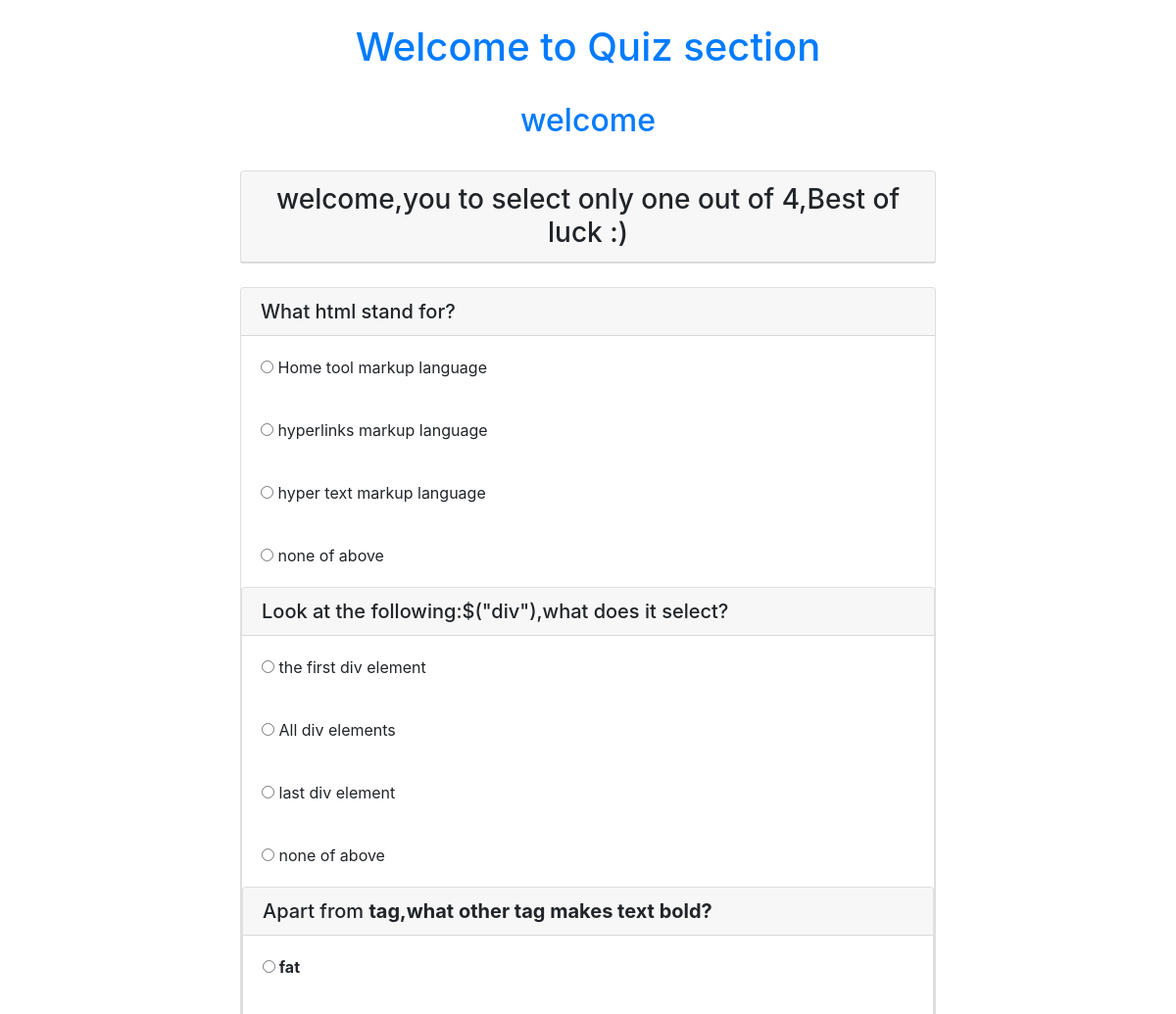
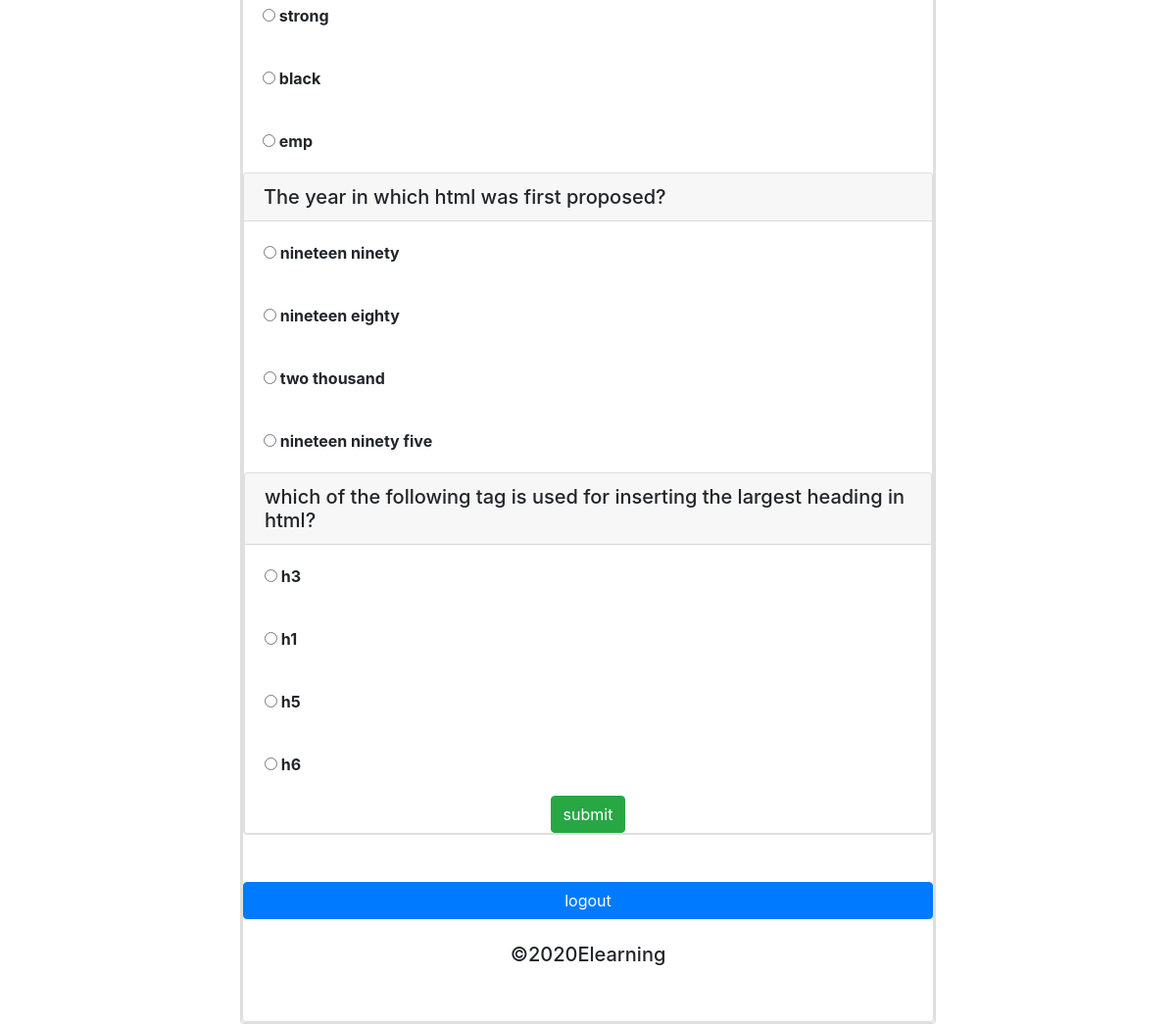
The app's page /quiz-1.php with its own data (2 pictures, top to bottom).
### tables this page shows
CREATE TABLE `questions` (
  `q_id` int(250) NOT NULL,
  `course_id` int(11) NOT NULL,
  `question` varchar(250) NOT NULL,
  `ans_id` int(250) NOT NULL
);

CREATE TABLE `answers` (
  `a_id` int(250) NOT NULL,
  `answer` varchar(250) NOT NULL,
  `ans_id` int(250) NOT NULL
);

### quiz-1.php (the view, shortened to what this page needs)
<!doctype html>
<html lang="en">
<head>
    <link rel="stylesheet" href="https://stackpath.bootstrapcdn.com/bootstrap/4.4.1/css/bootstrap.min.css"
>
</head>
<body>
    <div class="container">
        <br>
        <h1 class="text-center text-primary">Welcome to Quiz section</h1></br>
        <h2 class="text-center text-primary">welcome </h2><br>
        <div class="col-lg-8 m-auto d-block">
            <div class="card">
                <h3 class="text-center card-header">welcome,you to select only one out of 4,Best of luck :)</h3>
            </div><br>
            <form action="result-1.php" method="post">
                <?php
                for($i=1;$i<6;$i++)
                {
   $sql="SELECT * FROM `questions` WHERE q_id=$i";
   $query=mysqli_query($conn,$sql);
   while($rows=mysqli_fetch_array($query) ){
     ?>
                <div class="card">
                    <h5 class="card-header"><?php echo $rows['question']?> </h5>
                    <?php
    $sql="SELECT * FROM `answers` where ans_id=$i";
    $query=mysqli_query($conn,$sql);
    while($rows=mysqli_fetch_array($query) ){
     ?>
                    <div class="card-body">
                        <input type="radio" name="quizcheck[<?php echo $rows['ans_id'];?>]"
                            value="<?php echo $rows['a_id'];?>">
                        <?php echo $rows['answer'];?>
                    </div>
                    <?php
    }
  }
}
   ?>
                    <input type="submit" name="submit" value="submit" class="btn btn-success m-auto d-block">
            </form>
        </div>
    </div><br><br>
    <div>
        <a href="logout.php" class="btn btn-primary m-auto d-block">logout<a>
    </div><br>
    <div>
        <h5 class="text-center">©2020Elearning</h5>
    </div><br><br>
</body>
</html>

### records on screen
questions: question "What html stand for?"
answers: answer "Home tool markup language"
answers: answer "hyperlinks markup language"
answers: answer "hyper text markup language"
answers: answer "none of above"
questions: question "Look at the following:$(\"div\"),what does it select?"
answers: answer "the first div element"
answers: answer "All div elements"
answers: answer "last div element"
answers: answer "none of above"
questions: question "Apart from tag,what other tag makes text bold?"
answers: answer "fat"
answers: answer "strong"
answers: answer "black"
answers: answer "emp"
questions: question "The year in which html was first proposed?"
answers: answer "nineteen ninety"
answers: answer "nineteen eighty"
answers: answer "two thousand"
answers: answer "nineteen ninety five"
questions: question "which of the following tag is used for inserting the largest heading in html?"
answers: answer "h3"
answers: answer "h1"
answers: answer "h5"
answers: answer "h6"
